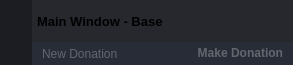
        <widget class="QFrame" name="frame_top">
         <property name="minimumSize">
          <size>
           <width>0</width>
           <height>65</height>
          </size>
         </property>
         <property name="maximumSize">
          <size>
           <width>16777215</width>
           <height>65</height>
          </size>
         </property>
         <property name="styleSheet">
          <string notr="true">background-color: transparent;</string>
         </property>
         <property name="frameShape">
          <enum>QFrame::NoFrame</enum>
         </property>
         <property name="frameShadow">
          <enum>QFrame::Raised</enum>
         </property>
         <layout class="QHBoxLayout" name="horizontalLayout_3">
          <property name="spacing">
           <number>0</number>
          </property>
          <property name="leftMargin">
           <number>0</number>
          </property>
          <property name="topMargin">
           <number>0</number>
          </property>
          <property name="rightMargin">
           <number>0</number>
          </property>
          <property name="bottomMargin">
           <number>0</number>
          </property>
          <item>
           <widget class="QFrame" name="frame_toggle">
            <property name="maximumSize">
             <size>
              <width>70</width>
              <height>16777215</height>
             </size>
            </property>
            <property name="styleSheet">
             <string notr="true">background-color: rgb(27, 29, 35);</string>
            </property>
            <property name="frameShape">
             <enum>QFrame::NoFrame</enum>
            </property>
            <property name="frameShadow">
             <enum>QFrame::Raised</enum>
            </property>
            <layout class="QVBoxLayout" name="verticalLayout_3">
             <property name="spacing">
              <number>0</number>
             </property>
             <property name="leftMargin">
              <number>0</number>
             </property>
             <property name="topMargin">
              <number>0</number>
             </property>
             <property name="rightMargin">
              <number>0</number>
             </property>
             <property name="bottomMargin">
              <number>0</number>
             </property>
             <item>
              <widget class="QPushButton" name="btn_toggle_menu">
               <property name="sizePolicy">
                <sizepolicy hsizetype="Expanding" vsizetype="Expanding">
                 <horstretch>0</horstretch>
                 <verstretch>0</verstretch>
                </sizepolicy>
               </property>
               <property name="styleSheet">
                <string notr="true">QPushButton {
	background-image: url(:/24x24/icons/24x24/cil-menu.png);
	background-position: center;
	background-repeat: no-reperat;
	border: none;
	background-color: rgb(27, 29, 35);
}
QPushButton:hover {
	background-color: rgb(33, 37, 43);
}
QPushButton:pressed {	
	background-color: rgb(85, 170, 255);
}</string>
               </property>
               <property name="text">
                <string/>
               </property>
              </widget>
             </item>
            </layout>
           </widget>
          </item>
          <item>
           <widget class="QFrame" name="frame_top_right">
            <property name="styleSheet">
             <string notr="true">background: transparent;</string>
            </property>
            <property name="frameShape">
             <enum>QFrame::NoFrame</enum>
            </property>
            <property name="frameShadow">
             <enum>QFrame::Raised</enum>
            </property>
            <layout class="QVBoxLayout" name="verticalLayout_2">
             <property name="spacing">
              <number>0</number>
             </property>
             <property name="leftMargin">
              <number>0</number>
             </property>
             <property name="topMargin">
              <number>0</number>
             </property>
             <property name="rightMargin">
              <number>0</number>
             </property>
             <property name="bottomMargin">
              <number>0</number>
             </property>
             <item>
              <widget class="QFrame" name="frame_top_btns">
               <property name="maximumSize">
                <size>
                 <width>16777215</width>
                 <height>42</height>
                </size>
               </property>
               <property name="styleSheet">
                <string notr="true">background-color: rgba(27, 29, 35, 200)</string>
               </property>
               <property name="frameShape">
                <enum>QFrame::NoFrame</enum>
               </property>
               <property name="frameShadow">
                <enum>QFrame::Raised</enum>
               </property>
               <layout class="QHBoxLayout" name="horizontalLayout_4">
                <property name="spacing">
                 <number>0</number>
                </property>
                <property name="leftMargin">
                 <number>0</number>
                </property>
                <property name="topMargin">
                 <number>0</number>
                </property>
                <property name="rightMargin">
                 <number>0</number>
                </property>
                <property name="bottomMargin">
                 <number>0</number>
                </property>
                <item>
                 <widget class="QFrame" name="frame_label_top_btns">
                  <property name="sizePolicy">
                   <sizepolicy hsizetype="Expanding" vsizetype="Preferred">
                    <horstretch>0</horstretch>
                    <verstretch>0</verstretch>
                   </sizepolicy>
                  </property>
                  <property name="frameShape">
                   <enum>QFrame::NoFrame</enum>
                  </property>
                  <property name="frameShadow">
                   <enum>QFrame::Raised</enum>
                  </property>
                  <layout class="QHBoxLayout" name="horizontalLayout_10">
                   <property name="spacing">
                    <number>0</number>
                   </property>
                   <property name="leftMargin">
                    <number>5</number>
                   </property>
                   <property name="topMargin">
                    <number>0</number>
                   </property>
                   <property name="rightMargin">
                    <number>10</number>
                   </property>
                   <property name="bottomMargin">
                    <number>0</number>
                   </property>
                   <item>
                    <widget class="QFrame" name="frame_icon_top_bar">
                     <property name="maximumSize">
                      <size>
                       <width>30</width>
                       <height>30</height>
                      </size>
                     </property>
                     <property name="styleSheet">
                      <string notr="true">background: transparent;
background-image: url(:/16x16/icons/16x16/cil-terminal.png);
background-position: center;
background-repeat: no-repeat;
</string>
                     </property>
                     <property name="frameShape">
                      <enum>QFrame::StyledPanel</enum>
                     </property>
                     <property name="frameShadow">
                      <enum>QFrame::Raised</enum>
                     </property>
                    </widget>
                   </item>
                   <item>
                    <widget class="QLabel" name="label_title_bar_top">
                     <property name="font">
                      <font>
                       <family>Segoe UI</family>
                       <pointsize>10</pointsize>
                       <weight>75</weight>
                       <bold>true</bold>
                      </font>
                     </property>
                     <property name="styleSheet">
                      <string notr="true">background: transparent;
</string>
                     </property>
                     <property name="text">
                      <string>Main Window - Base</string>
                     </property>
                    </widget>
                   </item>
                  </layout>
                 </widget>
                </item>
                <item alignment="Qt::AlignRight">
                 <widget class="QFrame" name="frame_btns_right">
                  <property name="sizePolicy">
                   <sizepolicy hsizetype="Expanding" vsizetype="Preferred">
                    <horstretch>0</horstretch>
                    <verstretch>0</verstretch>
                   </sizepolicy>
                  </property>
                  <property name="maximumSize">
                   <size>
                    <width>120</width>
                    <height>16777215</height>
                   </size>
                  </property>
                  <property name="frameShape">
                   <enum>QFrame::NoFrame</enum>
                  </property>
                  <property name="frameShadow">
                   <enum>QFrame::Raised</enum>
                  </property>
                  <layout class="QHBoxLayout" name="horizontalLayout_5">
                   <property name="spacing">
                    <number>0</number>
                   </property>
                   <property name="leftMargin">
                    <number>0</number>
                   </property>
                   <property name="topMargin">
                    <number>0</number>
                   </property>
                   <property name="rightMargin">
                    <number>0</number>
                   </property>
                   <property name="bottomMargin">
                    <number>0</number>
                   </property>
                   <item>
                    <widget class="QPushButton" name="btn_minimize">
                     <property name="sizePolicy">
                      <sizepolicy hsizetype="Minimum" vsizetype="Expanding">
                       <horstretch>0</horstretch>
                       <verstretch>0</verstretch>
                      </sizepolicy>
                     </property>
                     <property name="minimumSize">
                      <size>
                       <width>40</width>
                       <height>0</height>
                      </size>
                     </property>
                     <property name="maximumSize">
                      <size>
                       <width>40</width>
                       <height>16777215</height>
                      </size>
                     </property>
                     <property name="toolTip">
                      <string>Minimize</string>
                     </property>
                     <property name="styleSheet">
                      <string notr="true">QPushButton {	
	border: none;
	background-color: transparent;
}
QPushButton:hover {
	background-color: rgb(52, 59, 72);
}
QPushButton:pressed {	
	background-color: rgb(85, 170, 255);
}</string>
                     </property>
                     <property name="text">
                      <string/>
                     </property>
                     <property name="icon">
                      <iconset resource="files.qrc">
                       <normaloff>:/16x16/icons/16x16/cil-window-minimize.png</normaloff>:/16x16/icons/16x16/cil-window-minimize.png</iconset>
                     </property>
                    </widget>
                   </item>
                   <item>
                    <widget class="QPushButton" name="btn_maximize_restore">
                     <property name="sizePolicy">
                      <sizepolicy hsizetype="Minimum" vsizetype="Expanding">
                       <horstretch>0</horstretch>
                       <verstretch>0</verstretch>
                      </sizepolicy>
                     </property>
                     <property name="minimumSize">
                      <size>
                       <width>40</width>
                       <height>0</height>
                      </size>
                     </property>
                     <property name="maximumSize">
                      <size>
                       <width>40</width>
                       <height>16777215</height>
                      </size>
                     </property>
                     <property name="toolTip">
                      <string>Maximize</string>
                     </property>
                     <property name="styleSheet">
                      <string notr="true">QPushButton {	
	border: none;
	background-color: transparent;
}
QPushButton:hover {
	background-color: rgb(52, 59, 72);
}
QPushButton:pressed {	
	background-color: rgb(85, 170, 255);
}</string>
                     </property>
                     <property name="text">
                      <string/>
                     </property>
                     <property name="icon">
                      <iconset resource="files.qrc">
                       <normaloff>:/16x16/icons/16x16/cil-window-maximize.png</normaloff>:/16x16/icons/16x16/cil-window-maximize.png</iconset>
                     </property>
                    </widget>
                   </item>
                   <item>
                    <widget class="QPushButton" name="btn_close">
                     <property name="sizePolicy">
                      <sizepolicy hsizetype="Minimum" vsizetype="Expanding">
                       <horstretch>0</horstretch>
                       <verstretch>0</verstretch>
                      </sizepolicy>
                     </property>
                     <property name="minimumSize">
                      <size>
                       <width>40</width>
                       <height>0</height>
                      </size>
                     </property>
                     <property name="maximumSize">
                      <size>
                       <width>40</width>
                       <height>16777215</height>
                      </size>
                     </property>
                     <property name="toolTip">
                      <string>Close</string>
                     </property>
                     <property name="styleSheet">
                      <string notr="true">QPushButton {	
	border: none;
	background-color: transparent;
}
QPushButton:hover {
	background-color: rgb(52, 59, 72);
}
QPushButton:pressed {	
	background-color: rgb(85, 170, 255);
}</string>
                     </property>
                     <property name="text">
                      <string/>
                     </property>
                     <property name="icon">
                      <iconset resource="files.qrc">
                       <normaloff>:/16x16/icons/16x16/cil-x.png</normaloff>:/16x16/icons/16x16/cil-x.png</iconset>
                     </property>
                    </widget>
                   </item>
                  </layout>
                 </widget>
                </item>
               </layout>
              </widget>
             </item>
             <item>
              <widget class="QFrame" name="frame_top_info">
               <property name="maximumSize">
                <size>
                 <width>16777215</width>
                 <height>65</height>
                </size>
               </property>
               <property name="styleSheet">
                <string notr="true">background-color: rgb(39, 44, 54);</string>
               </property>
               <property name="frameShape">
                <enum>QFrame::NoFrame</enum>
               </property>
               <property name="frameShadow">
                <enum>QFrame::Raised</enum>
               </property>
               <layout class="QHBoxLayout" name="horizontalLayout_8">
                <property name="spacing">
                 <number>0</number>
                </property>
                <property name="leftMargin">
                 <number>10</number>
                </property>
                <property name="topMargin">
                 <number>0</number>
                </property>
                <property name="rightMargin">
                 <number>10</number>
                </property>
                <property name="bottomMargin">
                 <number>0</number>
                </property>
                <item>
                 <widget class="QLabel" name="label_top_info_1">
                  <property name="maximumSize">
                   <size>
                    <width>16777215</width>
                    <height>15</height>
                   </size>
                  </property>
                  <property name="font">
                   <font>
                    <family>Segoe UI</family>
                   </font>
                  </property>
                  <property name="styleSheet">
                   <string notr="true">color: rgb(98, 103, 111); </string>
                  </property>
                  <property name="text">
                   <string>New Donation</string>
                  </property>
                 </widget>
                </item>
                <item>
                 <widget class="QLabel" name="label_top_info_2">
                  <property name="minimumSize">
                   <size>
                    <width>0</width>
                    <height>0</height>
                   </size>
                  </property>
                  <property name="maximumSize">
                   <size>
                    <width>250</width>
                    <height>20</height>
                   </size>
                  </property>
                  <property name="font">
                   <font>
                    <family>Segoe UI</family>
                    <weight>75</weight>
                    <bold>true</bold>
                   </font>
                  </property>
                  <property name="styleSheet">
                   <string notr="true">color: rgb(98, 103, 111);</string>
                  </property>
                  <property name="text">
                   <string>Make Donation</string>
                  </property>
                  <property name="alignment">
                   <set>Qt::AlignRight|Qt::AlignTrailing|Qt::AlignVCenter</set>
                  </property>
                 </widget>
                </item>
               </layout>
              </widget>
             </item>
            </layout>
           </widget>
          </item>
         </layout>
        </widget>
